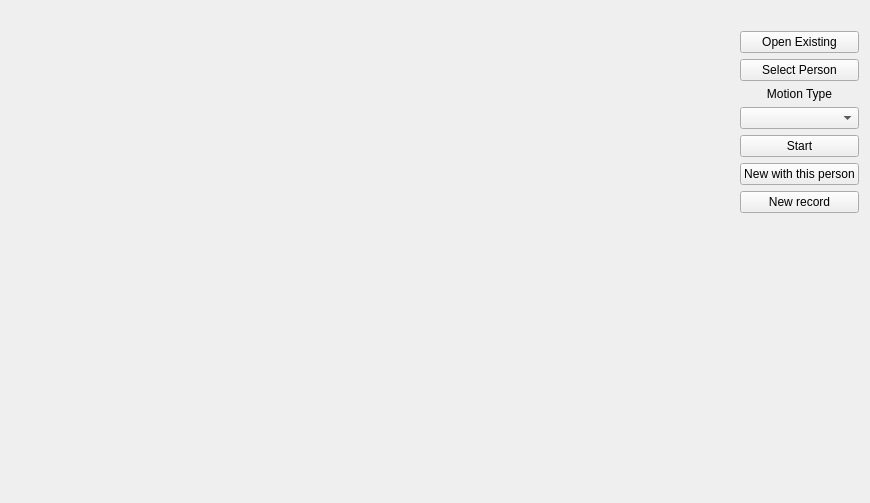
<?xml version="1.0" encoding="UTF-8"?>
<ui version="4.0">
 <class>Arm</class>
 <widget class="QWidget" name="Arm">
  <property name="geometry">
   <rect>
    <x>0</x>
    <y>0</y>
    <width>870</width>
    <height>503</height>
   </rect>
  </property>
  <property name="windowTitle">
   <string>Form</string>
  </property>
  <layout class="QVBoxLayout" name="verticalLayout_4">
   <item>
    <widget class="QLabel" name="Person_Label">
     <property name="text">
      <string/>
     </property>
     <property name="alignment">
      <set>Qt::AlignCenter</set>
     </property>
    </widget>
   </item>
   <item>
    <layout class="QHBoxLayout" name="horizontalLayout">
     <item>
      <spacer name="horizontalSpacer">
       <property name="orientation">
        <enum>Qt::Horizontal</enum>
       </property>
       <property name="sizeHint" stdset="0">
        <size>
         <width>40</width>
         <height>20</height>
        </size>
       </property>
      </spacer>
     </item>
     <item>
      <layout class="QVBoxLayout" name="verticalLayout">
       <property name="sizeConstraint">
        <enum>QLayout::SetFixedSize</enum>
       </property>
       <item>
        <widget class="QPushButton" name="Open_Existing">
         <property name="text">
          <string>Open Existing</string>
         </property>
        </widget>
       </item>
       <item>
        <widget class="QPushButton" name="Select_Person">
         <property name="text">
          <string>Select Person</string>
         </property>
        </widget>
       </item>
       <item>
        <widget class="QLabel" name="label">
         <property name="text">
          <string>Motion Type</string>
         </property>
         <property name="alignment">
          <set>Qt::AlignCenter</set>
         </property>
        </widget>
       </item>
       <item>
        <widget class="QComboBox" name="Motion_Type">
         <item>
          <property name="text">
           <string/>
          </property>
         </item>
         <item>
          <property name="text">
           <string>Right elbow flex</string>
          </property>
         </item>
         <item>
          <property name="text">
           <string>Left elbow flex</string>
          </property>
         </item>
        </widget>
       </item>
       <item>
        <widget class="QPushButton" name="Start">
         <property name="text">
          <string>Start</string>
         </property>
        </widget>
       </item>
       <item>
        <widget class="QPushButton" name="New_With_Person">
         <property name="text">
          <string>New with this person</string>
         </property>
        </widget>
       </item>
       <item>
        <widget class="QPushButton" name="New_Record">
         <property name="text">
          <string>New record</string>
         </property>
        </widget>
       </item>
       <item>
        <spacer name="verticalSpacer">
         <property name="orientation">
          <enum>Qt::Vertical</enum>
         </property>
         <property name="sizeHint" stdset="0">
          <size>
           <width>20</width>
           <height>40</height>
          </size>
         </property>
        </spacer>
       </item>
      </layout>
     </item>
    </layout>
   </item>
  </layout>
 </widget>
 <resources/>
 <connections/>
</ui>
